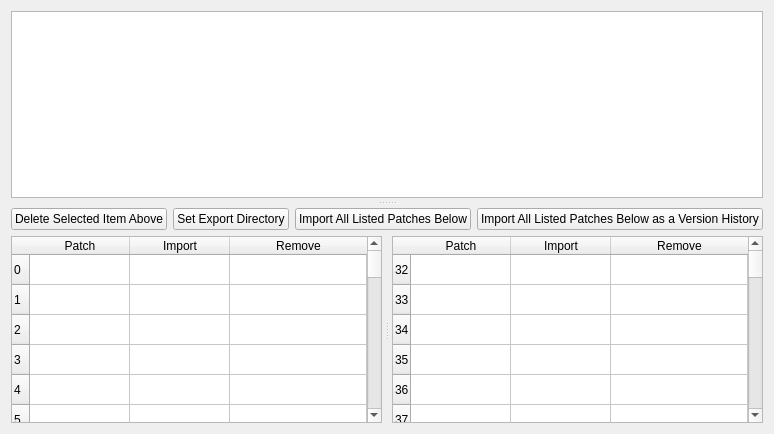
        <widget class="QWidget" name="tab_sd">
         <property name="styleSheet">
          <string notr="true"/>
         </property>
         <attribute name="title">
          <string>SD Card</string>
         </attribute>
         <attribute name="toolTip">
          <string>Switch to view your SD card within the ZOIA Librarian</string>
         </attribute>
         <layout class="QHBoxLayout" name="horizontalLayout">
          <item>
           <widget class="QSplitter" name="splitter_sd_vert">
            <property name="sizePolicy">
             <sizepolicy hsizetype="Expanding" vsizetype="Expanding">
              <horstretch>0</horstretch>
              <verstretch>0</verstretch>
             </sizepolicy>
            </property>
            <property name="styleSheet">
             <string notr="true"/>
            </property>
            <property name="orientation">
             <enum>Qt::Vertical</enum>
            </property>
            <property name="handleWidth">
             <number>10</number>
            </property>
            <widget class="QTreeView" name="sd_tree">
             <property name="statusTip">
              <string>Browse through the SD card directories.</string>
             </property>
             <property name="accessibleName">
              <string>SD Card Viewer</string>
             </property>
             <property name="accessibleDescription">
              <string>Dispalys the contents of the previously specified SD Card (which is specified via the menu bar at File-&gt;Specify SD Card path, or by using Alt+S and then specifying that way).</string>
             </property>
             <property name="styleSheet">
              <string notr="true"/>
             </property>
             <property name="lineWidth">
              <number>10000</number>
             </property>
             <property name="midLineWidth">
              <number>10000</number>
             </property>
             <property name="sizeAdjustPolicy">
              <enum>QAbstractScrollArea::AdjustIgnored</enum>
             </property>
             <property name="editTriggers">
              <set>QAbstractItemView::NoEditTriggers</set>
             </property>
             <property name="showDropIndicator" stdset="0">
              <bool>false</bool>
             </property>
             <property name="verticalScrollMode">
              <enum>QAbstractItemView::ScrollPerPixel</enum>
             </property>
             <property name="indentation">
              <number>20</number>
             </property>
             <property name="rootIsDecorated">
              <bool>true</bool>
             </property>
             <property name="sortingEnabled">
              <bool>false</bool>
             </property>
             <property name="animated">
              <bool>true</bool>
             </property>
             <property name="allColumnsShowFocus">
              <bool>true</bool>
             </property>
             <property name="wordWrap">
              <bool>true</bool>
             </property>
             <property name="headerHidden">
              <bool>true</bool>
             </property>
             <attribute name="headerVisible">
              <bool>false</bool>
             </attribute>
            </widget>
            <widget class="QWidget" name="layoutWidget_3">
             <layout class="QVBoxLayout" name="verticalLayout_11">
              <item>
               <layout class="QHBoxLayout" name="horizontalLayout_17">
                <item>
                 <widget class="QPushButton" name="delete_folder_sd_btn">
                  <property name="cursor">
                   <cursorShape>PointingHandCursor</cursorShape>
                  </property>
                  <property name="mouseTracking">
                   <bool>true</bool>
                  </property>
                  <property name="toolTip">
                   <string>Click here to delete the currently selected item above from your SD card.</string>
                  </property>
                  <property name="statusTip">
                   <string>Click here to delete the currently selected item above from your SD card.</string>
                  </property>
                  <property name="accessibleName">
                   <string>Delete Selected Item from SD Card Tree View Button</string>
                  </property>
                  <property name="accessibleDescription">
                   <string>Will attempt to delete the currently selected item in the SD tree view above from your SD card. Will create a popup if the currently selected item is a folder, at which point a warning will indicate that deletion will delete everything contained within. The options are yes to continue with the deletion and no to abort. </string>
                  </property>
                  <property name="styleSheet">
                   <string notr="true"/>
                  </property>
                  <property name="text">
                   <string>Delete Selected Item Above</string>
                  </property>
                 </widget>
                </item>
                <item>
                 <widget class="QPushButton" name="set_export_dir_btn">
                  <property name="cursor">
                   <cursorShape>PointingHandCursor</cursorShape>
                  </property>
                  <property name="mouseTracking">
                   <bool>true</bool>
                  </property>
                  <property name="toolTip">
                   <string>Click here to set the export directory.</string>
                  </property>
                  <property name="statusTip">
                   <string>Click here to set the export directory.</string>
                  </property>
                  <property name="accessibleName">
                   <string>Set Export Directory button</string>
                  </property>
                  <property name="accessibleDescription">
                   <string>Allows the user to set the export directory instead of defaulting to &quot;to_zoia&quot;.</string>
                  </property>
                  <property name="text">
                   <string>Set Export Directory</string>
                  </property>
                 </widget>
                </item>
                <item>
                 <widget class="QPushButton" name="import_all_btn">
                  <property name="cursor">
                   <cursorShape>PointingHandCursor</cursorShape>
                  </property>
                  <property name="mouseTracking">
                   <bool>true</bool>
                  </property>
                  <property name="toolTip">
                   <string>Click here to import all patches currently listed below.</string>
                  </property>
                  <property name="statusTip">
                   <string>Click here to import all patches currently listed below.</string>
                  </property>
                  <property name="accessibleName">
                   <string>Import All Patches button</string>
                  </property>
                  <property name="accessibleDescription">
                   <string>Attempts to import all of the patches listed in the tables below (SD card table left and SD card table right) into the ZOIA Librarian. This requires that a folder is selected from the SD Card Viewer above that contains patches.</string>
                  </property>
                  <property name="styleSheet">
                   <string notr="true"/>
                  </property>
                  <property name="text">
                   <string>Import All Listed Patches Below</string>
                  </property>
                 </widget>
                </item>
                <item>
                 <widget class="QPushButton" name="import_all_ver_btn">
                  <property name="cursor">
                   <cursorShape>PointingHandCursor</cursorShape>
                  </property>
                  <property name="toolTip">
                   <string>Click here to import all patches listed below as a version history.</string>
                  </property>
                  <property name="statusTip">
                   <string>Click here to import all patches listed below as a version history.</string>
                  </property>
                  <property name="accessibleName">
                   <string>Import All Patches as Bank button</string>
                  </property>
                  <property name="accessibleDescription">
                   <string>Attempts to import all of the patches listed in the tables below (SD card table left and SD card table right) into the ZOIA Librarian as a version history. This requires that a folder is selected from the SD Card Viewer above that contains patches.</string>
                  </property>
                  <property name="styleSheet">
                   <string notr="true"/>
                  </property>
                  <property name="text">
                   <string>Import All Listed Patches Below as a Version History</string>
                  </property>
                 </widget>
                </item>
               </layout>
              </item>
              <item>
               <widget class="QSplitter" name="splitter_sd_hori">
                <property name="styleSheet">
                 <string notr="true"/>
                </property>
                <property name="orientation">
                 <enum>Qt::Horizontal</enum>
                </property>
                <property name="handleWidth">
                 <number>10</number>
                </property>
                <widget class="QTableWidget" name="table_sd_left">
                 <property name="mouseTracking">
                  <bool>false</bool>
                 </property>
                 <property name="acceptDrops">
                  <bool>true</bool>
                 </property>
                 <property name="statusTip">
                  <string>Drag and drop to move patches around.</string>
                 </property>
                 <property name="accessibleName">
                  <string>SD Card Table left</string>
                 </property>
                 <property name="accessibleDescription">
                  <string>Displays patches that would occupy slots 0-31 on a ZOIA</string>
                 </property>
                 <property name="styleSheet">
                  <string notr="true"/>
                 </property>
                 <property name="editTriggers">
                  <set>QAbstractItemView::NoEditTriggers</set>
                 </property>
                 <property name="dragEnabled">
                  <bool>false</bool>
                 </property>
                 <property name="dragDropOverwriteMode">
                  <bool>true</bool>
                 </property>
                 <property name="dragDropMode">
                  <enum>QAbstractItemView::DragDrop</enum>
                 </property>
                 <property name="defaultDropAction">
                  <enum>Qt::IgnoreAction</enum>
                 </property>
                 <property name="selectionMode">
                  <enum>QAbstractItemView::ExtendedSelection</enum>
                 </property>
                 <property name="selectionBehavior">
                  <enum>QAbstractItemView::SelectRows</enum>
                 </property>
                 <property name="rowCount">
                  <number>32</number>
                 </property>
                 <property name="columnCount">
                  <number>3</number>
                 </property>
                 <attribute name="horizontalHeaderMinimumSectionSize">
                  <number>10</number>
                 </attribute>
                 <attribute name="horizontalHeaderStretchLastSection">
                  <bool>true</bool>
                 </attribute>
                 <attribute name="verticalHeaderMinimumSectionSize">
                  <number>0</number>
                 </attribute>
                 <row>
                  <property name="text">
                   <string>0</string>
                  </property>
                 </row>
                 <row>
                  <property name="text">
                   <string>1</string>
                  </property>
                 </row>
                 <row>
                  <property name="text">
                   <string>2</string>
                  </property>
                 </row>
                 <row>
                  <property name="text">
                   <string>3</string>
                  </property>
                 </row>
                 <row>
                  <property name="text">
                   <string>4</string>
                  </property>
                 </row>
                 <row>
                  <property name="text">
                   <string>5</string>
                  </property>
                 </row>
                 <row>
                  <property name="text">
                   <string>6</string>
                  </property>
                 </row>
                 <row>
                  <property name="text">
                   <string>7</string>
                  </property>
                 </row>
                 <row>
                  <property name="text">
                   <string>8</string>
                  </property>
                 </row>
                 <row>
                  <property name="text">
                   <string>9</string>
                  </property>
                 </row>
                 <row>
                  <property name="text">
                   <string>10</string>
                  </property>
                 </row>
                 <row>
                  <property name="text">
                   <string>11</string>
                  </property>
                 </row>
                 <row>
                  <property name="text">
                   <string>12</string>
                  </property>
                 </row>
                 <row>
                  <property name="text">
                   <string>13</string>
                  </property>
                 </row>
                 <row>
                  <property name="text">
                   <string>14</string>
                  </property>
                 </row>
                 <row>
                  <property name="text">
                   <string>15</string>
                  </property>
                 </row>
                 <row>
                  <property name="text">
                   <string>16</string>
                  </property>
                 </row>
                 <row>
                  <property name="text">
                   <string>17</string>
                  </property>
                 </row>
                 <row>
                  <property name="text">
                   <string>18</string>
                  </property>
                 </row>
                 <row>
                  <property name="text">
                   <string>19</string>
                  </property>
                 </row>
                 <row>
                  <property name="text">
                   <string>20</string>
                  </property>
                 </row>
                 <row>
                  <property name="text">
                   <string>21</string>
                  </property>
                 </row>
                 <row>
                  <property name="text">
                   <string>22</string>
                  </property>
                 </row>
                 <row>
                  <property name="text">
                   <string>23</string>
                  </property>
                 </row>
                 <row>
                  <property name="text">
                   <string>24</string>
                  </property>
                 </row>
                 <row>
                  <property name="text">
                   <string>25</string>
                  </property>
                 </row>
                 <row>
                  <property name="text">
                   <string>26</string>
                  </property>
                 </row>
                 <row>
                  <property name="text">
                   <string>27</string>
                  </property>
                 </row>
                 <row>
                  <property name="text">
                   <string>28</string>
                  </property>
                 </row>
                 <row>
                  <property name="text">
                   <string>29</string>
                  </property>
                 </row>
                 <row>
                  <property name="text">
                   <string>30</string>
                  </property>
                 </row>
                 <row>
                  <property name="text">
                   <string>31</string>
                  </property>
                 </row>
                 <column>
                  <property name="text">
                   <string>Patch</string>
                  </property>
                 </column>
                 <column>
                  <property name="text">
                   <string>Import</string>
                  </property>
                 </column>
                 <column>
                  <property name="text">
                   <string>Remove</string>
                  </property>
                 </column>
                </widget>
                <widget class="QTableWidget" name="table_sd_right">
                 <property name="mouseTracking">
                  <bool>false</bool>
                 </property>
                 <property name="acceptDrops">
                  <bool>true</bool>
                 </property>
                 <property name="statusTip">
                  <string>Drag and drop to move patches around.</string>
                 </property>
                 <property name="accessibleName">
                  <string>SD Card Table right</string>
                 </property>
                 <property name="accessibleDescription">
                  <string>Displays patches that would occupy slots 32-63 on a ZOIA</string>
                 </property>
                 <property name="styleSheet">
                  <string notr="true"/>
                 </property>
                 <property name="editTriggers">
                  <set>QAbstractItemView::NoEditTriggers</set>
                 </property>
                 <property name="dragDropMode">
                  <enum>QAbstractItemView::DragDrop</enum>
                 </property>
                 <property name="selectionMode">
                  <enum>QAbstractItemView::ExtendedSelection</enum>
                 </property>
                 <property name="selectionBehavior">
                  <enum>QAbstractItemView::SelectRows</enum>
                 </property>
                 <property name="rowCount">
                  <number>32</number>
                 </property>
                 <property name="columnCount">
                  <number>3</number>
                 </property>
                 <attribute name="horizontalHeaderMinimumSectionSize">
                  <number>10</number>
                 </attribute>
                 <attribute name="horizontalHeaderStretchLastSection">
                  <bool>true</bool>
                 </attribute>
                 <attribute name="verticalHeaderMinimumSectionSize">
                  <number>0</number>
                 </attribute>
                 <row>
                  <property name="text">
                   <string>32</string>
                  </property>
                 </row>
                 <row>
                  <property name="text">
                   <string>33</string>
                  </property>
                 </row>
                 <row>
                  <property name="text">
                   <string>34</string>
                  </property>
                 </row>
                 <row>
                  <property name="text">
                   <string>35</string>
                  </property>
                 </row>
                 <row>
                  <property name="text">
                   <string>36</string>
                  </property>
                 </row>
                 <row>
                  <property name="text">
                   <string>37</string>
                  </property>
                 </row>
                 <row>
                  <property name="text">
                   <string>38</string>
                  </property>
                 </row>
                 <row>
                  <property name="text">
                   <string>39</string>
                  </property>
                 </row>
                 <row>
                  <property name="text">
                   <string>40</string>
                  </property>
                 </row>
                 <row>
                  <property name="text">
                   <string>41</string>
                  </property>
                 </row>
                 <row>
                  <property name="text">
                   <string>42</string>
                  </property>
                 </row>
                 <row>
                  <property name="text">
                   <string>43</string>
                  </property>
                 </row>
                 <row>
                  <property name="text">
                   <string>44</string>
                  </property>
                 </row>
                 <row>
                  <property name="text">
                   <string>45</string>
                  </property>
                 </row>
                 <row>
                  <property name="text">
                   <string>46</string>
                  </property>
                 </row>
                 <row>
                  <property name="text">
                   <string>47</string>
                  </property>
                 </row>
                 <row>
                  <property name="text">
                   <string>48</string>
                  </property>
                 </row>
                 <row>
                  <property name="text">
                   <string>49</string>
                  </property>
                 </row>
                 <row>
                  <property name="text">
                   <string>50</string>
                  </property>
                 </row>
                 <row>
                  <property name="text">
                   <string>51</string>
                  </property>
                 </row>
                 <row>
                  <property name="text">
                   <string>52</string>
                  </property>
                 </row>
                 <row>
                  <property name="text">
                   <string>53</string>
                  </property>
                 </row>
                 <row>
                  <property name="text">
                   <string>54</string>
                  </property>
                 </row>
                 <row>
                  <property name="text">
                   <string>55</string>
                  </property>
                 </row>
                 <row>
                  <property name="text">
                   <string>56</string>
                  </property>
                 </row>
                 <row>
                  <property name="text">
                   <string>57</string>
                  </property>
                 </row>
                 <row>
                  <property name="text">
                   <string>58</string>
                  </property>
                 </row>
                 <row>
                  <property name="text">
                   <string>59</string>
                  </property>
                 </row>
                 <row>
                  <property name="text">
                   <string>60</string>
                  </property>
                 </row>
                 <row>
                  <property name="text">
                   <string>61</string>
                  </property>
                 </row>
                 <row>
                  <property name="text">
                   <string>62</string>
                  </property>
                 </row>
                 <row>
                  <property name="text">
                   <string>63</string>
                  </property>
                 </row>
                 <column>
                  <property name="text">
                   <string>Patch</string>
                  </property>
                 </column>
                 <column>
                  <property name="text">
                   <string>Import</string>
                  </property>
                 </column>
                 <column>
                  <property name="text">
                   <string>Remove</string>
                  </property>
                 </column>
                </widget>
               </widget>
              </item>
             </layout>
            </widget>
           </widget>
          </item>
         </layout>
        </widget>
